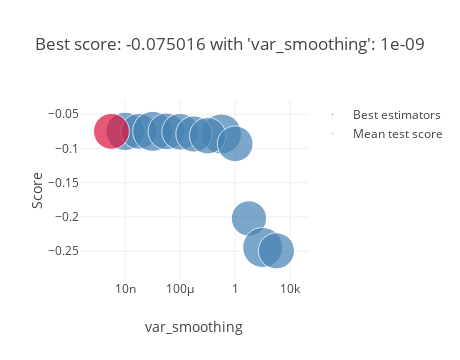

This figure's notebook cell:
### Code cell
grid_result = grid_search.fit(X_filter_test, y_test)
scores['gnb_filter_train'] = grid_result.best_score_
scores['gnb_filter_test']  = brier_score_loss(y_test,grid_search.best_estimator_.predict_proba(X_filter_test)[:,1]
)
cv_results = pd.DataFrame(grid_search.cv_results_).sort_values(by=['rank_test_score', 'mean_fit_time'])

detailed_results["gnb_filter"] = cv_results.iloc[0]
plot_grid_search(grid_result)

### Figure 1 — Plotly figure (JSON) as saved in the notebook; plotly's stock layout.template omitted (floating-point values rounded to 4 significant figures)
{"data": [{"marker": {"color": "SteelBlue", "size": [0.048, 0.0417, 0.05215, 0.04379, 0.04369, 0.05219, 0.04268, 0.04323, 0.04157, 0.04059, 0.05215, 0.04249], "sizemin": 4, "sizemode": "area", "sizeref": 6.524e-05}, "mode": "markers", "name": "Mean test score", "showlegend": true, "text": ["'var_smoothing': 1e-08", "'var_smoothing': 1e-07", "'var_smoothing': 1e-06", "'var_smoothing': 1e-05", "'var_smoothing': 0.0001", "'var_smoothing': 0.1", "'var_smoothing': 0.001", "'var_smoothing': 0.01", "'var_smoothing': 1", "'var_smoothing': 10", "'var_smoothing': 100", "'var_smoothing': 1000"], "type": "scatter", "x": [1e-08, 1e-07, 1e-06, 1e-05, 0.0001, 0.1, 0.001, 0.01, 1, 10, 100, 1000], "xaxis": "x", "y": [-0.07502, -0.07502, -0.07502, -0.07507, -0.07559, -0.07884, -0.07887, -0.08137, -0.09318, -0.2022, -0.2445, -0.2494], "yaxis": "y"}, {"marker": {"color": "Crimson", "size": [0.0419], "sizemin": 4, "sizemode": "area", "sizeref": 6.524e-05}, "mode": "markers", "name": "Best estimators", "showlegend": true, "text": ["{'var_smoothing': 1e-09}"], "type": "scatter", "x": [1e-09], "xaxis": "x", "y": [-0.07502], "yaxis": "y"}], "layout": {"height": 360, "hovermode": "closest", "legend": {"traceorder": "reversed"}, "title": {"text": "Best score: -0.075016 with 'var_smoothing': 1e-09"}, "width": 460, "xaxis": {"anchor": "y", "domain": [0, 1], "title": {"text": "var_smoothing"}, "type": "log"}, "yaxis": {"anchor": "x", "domain": [0, 1], "title": {"text": "Score"}}}}
